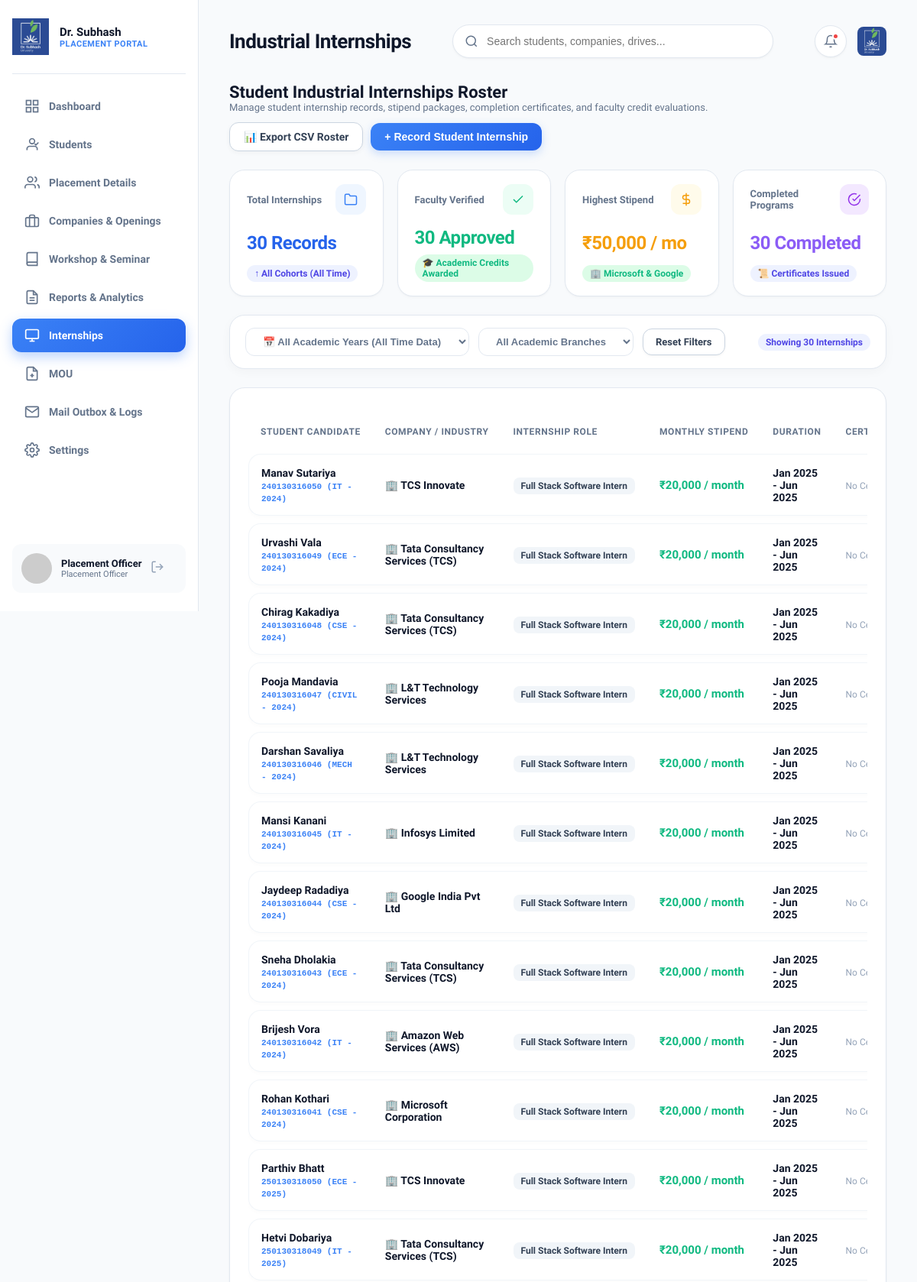
Page /admin/internships.php (signed in, upper part) on the committed database.
### tables this page shows
CREATE TABLE `internships` (
  `id` int(11) NOT NULL AUTO_INCREMENT,
  `student_id` int(11) NOT NULL,
  `company_name` varchar(150) NOT NULL,
  `title` varchar(150) NOT NULL,
  `stipend` varchar(50) DEFAULT '₹15,000 / month',
  `start_date` date NOT NULL,
  `end_date` date NOT NULL,
  `certificate_file` varchar(255) DEFAULT 'certificate_sample.pdf',
  `status` enum('Ongoing','Completed') DEFAULT 'Completed',
  `created_at` timestamp NOT NULL DEFAULT current_timestamp(),
  `verification_status` enum('Pending','Verified','Rejected') DEFAULT 'Pending',
  `credit_points` int(11) DEFAULT 3,
  `faculty_remarks` text DEFAULT NULL,
  `verified_by` int(11) DEFAULT NULL,
  `verification_remarks` text DEFAULT NULL,
  `credits_awarded` decimal(3,1) DEFAULT NULL,
  PRIMARY KEY (`id`),
  KEY `student_id` (`student_id`),
  CONSTRAINT `internships_ibfk_1` FOREIGN KEY (`student_id`) REFERENCES `students` (`id`) ON DELETE CASCADE
);

CREATE TABLE `students` (
  `id` int(11) NOT NULL AUTO_INCREMENT,
  `user_id` int(11) NOT NULL,
  `enrollment_no` varchar(20) NOT NULL,
  `full_name` varchar(100) NOT NULL,
  `email` varchar(100) NOT NULL,
  `phone` varchar(20) DEFAULT NULL,
  `gender` enum('Male','Female') DEFAULT 'Male',
  `branch` varchar(50) NOT NULL,
  `cpi` decimal(4,2) DEFAULT 0.00,
  `backlogs` int(11) DEFAULT 0,
  `batch_year` int(11) NOT NULL,
  `resume_file` varchar(255) DEFAULT 'default_resume.pdf',
  `profile_photo` varchar(255) DEFAULT 'default_avatar.png',
  `placement_status` enum('In-Process','Placed','Unplaced') DEFAULT 'Unplaced',
  `is_detained` tinyint(1) DEFAULT 0,
  `created_at` timestamp NOT NULL DEFAULT current_timestamp(),
  `current_semester` int(11) DEFAULT 7,
  `linkedin_url` varchar(255) DEFAULT NULL,
  `offer_letter` varchar(255) DEFAULT NULL,
  `placed_companies` varchar(255) DEFAULT NULL,
  `current_package_lpa` decimal(8,2) DEFAULT NULL,
  PRIMARY KEY (`id`),
  UNIQUE KEY `enrollment_no` (`enrollment_no`),
  UNIQUE KEY `email` (`email`),
  KEY `user_id` (`user_id`),
  CONSTRAINT `students_ibfk_1` FOREIGN KEY (`user_id`) REFERENCES `users` (`id`) ON DELETE CASCADE
);

### admin/internships.php (the view, shortened to what this page needs)
<?php
$pdo = getDBConnection();
$branchFilter = isset($_GET['branch']) ? sanitize($_GET['branch']) : '';
$yearParam = isset($_GET['year']) ? sanitize($_GET['year']) : '';
if ($yearParam === 'all' || $yearParam === '0' || $yearParam === '') {
    $yearFilter = 0;
} else {
    $yearFilter = intval($yearParam);
}
$q = "SELECT i.*, s.enrollment_no, s.full_name, s.branch, s.batch_year, s.profile_photo FROM internships i JOIN students s ON i.student_id = s.id WHERE 1=1";
$params = [];
$q .= " ORDER BY i.id DESC";
$stmt = $pdo->prepare($q);
$stmt->execute($params);
$internships = $stmt->fetchAll();
$totalCount = count($internships);
$verifiedCount = 0;
foreach ($internships as $itCheck) {
    if (($itCheck['verification_status'] ?: 'Pending') === 'Verified') {
        $verifiedCount++;
    }
}
$completedCount = 0;
foreach ($internships as $itCheck) {
    if (($itCheck['status'] ?: 'Completed') === 'Completed') {
        $completedCount++;
    }
}
include __DIR__ . '/../includes/header.php';
?>
<div class="card-header-flex" style="margin-bottom: 24px;">
    <div>
        <h3 style="font-size: 22px; font-weight: 800; color: #0F172A;">Student Industrial Internships Roster</h3>
        <p style="font-size: 13px; color: var(--text-muted);">Manage student internship records, stipend packages, completion certificates, and faculty credit evaluations.</p>
    </div>
    <div style="display: flex; gap: 10px; align-items: center; flex-wrap: wrap;">
        <a href="internships.php?export_csv=1&branch=<?= urlencode($branchFilter); ?>&year=<?= $yearFilter; ?>" class="btn-secondary" style="display: inline-flex; align-items: center; gap: 8px; border-radius: 12px; padding: 10px 18px; font-weight: 700; box-shadow: 0 2px 6px rgba(0,0,0,0.04);">
            📊 Export CSV Roster
        </a>
        <button class="btn-primary" onclick="openModal('addInternshipModal')" style="border-radius: 12px; padding: 10px 18px; font-weight: 800; box-shadow: 0 4px 12px rgba(59, 130, 246, 0.25);">
            + Record Student Internship
        </button>
    </div>
</div>
<div class="kpi-grid" style="grid-template-columns: repeat(4, 1fr); margin-bottom: 24px;">
    <div class="kpi-card" style="padding: 18px 22px;">
        <div class="kpi-top">
            <span class="kpi-title">Total Internships</span>
            <div class="kpi-icon blue">
                <svg width="18" height="18" viewBox="0 0 24 24" fill="none" stroke="currentColor" stroke-width="2"><path d="M22 19a2 2 0 0 1-2 2H4a2 2 0 0 1-2-2V5a2 2 0 0 1 2-2h5l2 3h9a2 2 0 0 1 2 2z"/></svg>
            </div>
        </div>
        <div class="kpi-value" style="font-size: 24px; color: #2563EB;"><?= number_format($totalCount); ?> Records</div>
        <span class="kpi-badge info">↑ <?= ($yearFilter > 0 ? $yearFilter . ' Academic Year' : 'All Cohorts (All Time)'); ?></span>
    </div>
    <div class="kpi-card" style="padding: 18px 22px;">
        <div class="kpi-top">
            <span class="kpi-title">Faculty Verified</span>
            <div class="kpi-icon green">
                <svg width="18" height="18" viewBox="0 0 24 24" fill="none" stroke="currentColor" stroke-width="2"><polyline points="20 6 9 17 4 12"/></svg>
            </div>
        </div>
        <div class="kpi-value" style="font-size: 24px; color: #10B981;"><?= number_format($verifiedCount); ?> Approved</div>
        <span class="kpi-badge up">🎓 Academic Credits Awarded</span>
    </div>
    <div class="kpi-card" style="padding: 18px 22px;">
        <div class="kpi-top">
            <span class="kpi-title">Highest Stipend</span>
            <div class="kpi-icon orange">
                <svg width="18" height="18" viewBox="0 0 24 24" fill="none" stroke="currentColor" stroke-width="2"><line x1="12" y1="1" x2="12" y2="23"/><path d="M17 5H9.5a3.5 3.5 0 0 0 0 7h5a3.5 3.5 0 0 1 0 7H6"/></svg>
            </div>
        </div>
        <div class="kpi-value" style="font-size: 24px; color: #F59E0B;">₹50,000 / mo</div>
        <span class="kpi-badge up">🏢 Microsoft & Google</span>
    </div>
    <div class="kpi-card" style="padding: 18px 22px;">
        <div class="kpi-top">
            <span class="kpi-title">Completed Programs</span>
            <div class="kpi-icon purple">
                <svg width="18" height="18" viewBox="0 0 24 24" fill="none" stroke="currentColor" stroke-width="2"><path d="M22 11.08V12a10 10 0 1 1-5.93-9.14"/><polyline points="22 4 12 14.01 9 11.01"/></svg>
            </div>
        </div>
        <div class="kpi-value" style="font-size: 24px; color: #8B5CF6;"><?= number_format($completedCount); ?> Completed</div>
        <span class="kpi-badge info">📜 Certificates Issued</span>
    </div>
</div>
<div class="table-card" style="padding: 16px 20px; margin-bottom: 24px; display: flex; justify-content: space-between; align-items: center; background: white; border-radius: 20px; border: 1px solid var(--border-color); box-shadow: 0 4px 14px rgba(0,0,0,0.03); flex-wrap: wrap; gap: 14px;">
    <form method="GET" style="display: flex; gap: 12px; align-items: center; flex-wrap: wrap;">
        <select name="year" class="select-pill" onchange="this.form.submit()" style="padding: 9px 18px; font-weight: 700; border-radius: 12px;">
            <option value="0" <?= ($yearFilter===0)?'selected':''; ?>>📅 All Academic Years (All Time Data)</option>
        </select>
        <select name="branch" class="select-pill" onchange="this.form.submit()" style="padding: 9px 18px; font-weight: 700; border-radius: 12px;">
            <option value="">All Academic Branches</option>
        </select>
        <a href="internships.php" class="btn-secondary" style="padding: 9px 16px; font-size: 13px; border-radius: 12px;">Reset Filters</a>
    </form>
    <span class="kpi-badge info" style="font-size: 12px; font-weight: 800;">Showing <?= count($internships); ?> Internships</span>
</div>
<div class="table-card" style="padding: 24px; border-radius: 20px;">
    <div class="table-responsive">
        <table class="custom-table">
            <thead>
                <tr>
                    <th>Student Candidate</th>
                    <th>Company / Industry</th>
                    <th>Internship Role</th>
                    <th>Monthly Stipend</th>
                    <th>Duration</th>
                    <th>Certificate</th>
                </tr>
            </thead>
            <tbody>
                <?php if (empty($internships)): ?>
                    <tr>
                        <td colspan="8" style="text-align: center; padding: 40px; color: var(--text-muted);">No student internship records found for selected filters. Click <strong>+ Record Student Internship</strong> above to add one.</td>
                    </tr>
                <?php else: ?>
                    <?php foreach ($internships as $it):
                    ?>
                        <tr style="background: #FFFFFF; border: 1px solid #E2E8F0; border-radius: 16px;">
                            <td style="border-top-left-radius: 16px; border-bottom-left-radius: 16px; padding: 14px 16px;">
                                <strong style="font-size: 14px; color: #0F172A;"><?= htmlspecialchars($it['full_name']); ?></strong><br>
                                <code style="font-size: 11px; color: #3B82F6; font-weight: 700;"><?= htmlspecialchars($it['enrollment_no']); ?> (<?= htmlspecialchars($it['branch']); ?> - <?= $it['batch_year']; ?>)</code>
                            </td>
                            <td style="padding: 14px 16px;"><strong>🏢 <?= htmlspecialchars($it['company_name']); ?></strong></td>
                            <td style="padding: 14px 16px;"><span class="branch-badge" style="border-radius: 8px; padding: 4px 10px;"><?= htmlspecialchars($it['title']); ?></span></td>
                            <td style="padding: 14px 16px;"><strong style="color: #10B981; font-size: 15px; font-weight: 800;"><?= htmlspecialchars($it['stipend']); ?></strong></td>
                            <td style="padding: 14px 16px;"><strong><?= date('M Y', strtotime($it['start_date'])); ?> - <?= date('M Y', strtotime($it['end_date'])); ?></strong></td>
                            <td style="padding: 14px 16px;">
                                <?php if ($it['certificate_file'] && file_exists(__DIR__ . '/../uploads/' . $it['certificate_file'])): ?>
                                    <a href="../uploads/<?= htmlspecialchars($it['certificate_file']); ?>" target="_blank" style="color: #3B82F6; font-weight: 700; text-decoration: none;">
                                        📄 View Certificate ↗
                                    </a>
                                <?php else: ?>
                                    <span style="color: #94A3B8; font-size: 12px;">No Certificate</span>
                                <?php endif; ?>
                            </td>
                        </tr>
                    <?php endforeach; ?>
                <?php endif; ?>
            </tbody>
        </table>
    </div>
</div>
<?php include __DIR__ . '/../includes/footer.php'; ?>

### rows in the picture
internships: student.full_name "Manav Sutariya", student.enrollment_no "240130316050", student.branch "IT", student.batch_year "2024", company_name "TCS Innovate", title "Full Stack Software Intern", stipend "₹20,000 / month", start_date "Jan 2025", end_date "Jun 2025", shows "No…"
internships: student.full_name "Urvashi Vala", student.enrollment_no "240130316049", student.branch "ECE", student.batch_year "2024", company_name "Tata Consultancy Services (TCS)", title "Full Stack Software Intern", stipend "₹20,000 / month", start_date "Jan 2025", end_date "Jun 2025", shows "No…"
internships: student.full_name "Chirag Kakadiya", student.enrollment_no "240130316048", student.branch "CSE", student.batch_year "2024", company_name "Tata Consultancy Services (TCS)", title "Full Stack Software Intern", stipend "₹20,000 / month", start_date "Jan 2025", end_date "Jun 2025", shows "No…"
internships: student.full_name "Pooja Mandavia", student.enrollment_no "240130316047", student.branch "CIVIL", student.batch_year "2024", company_name "L&T Technology Services", title "Full Stack Software Intern", stipend "₹20,000 / month", start_date "Jan 2025", end_date "Jun 2025", shows "No…"
internships: student.full_name "Darshan Savaliya", student.enrollment_no "240130316046", student.branch "MECH", student.batch_year "2024", company_name "L&T Technology Services", title "Full Stack Software Intern", stipend "₹20,000 / month", start_date "Jan 2025", end_date "Jun 2025", shows "No…"
internships: student.full_name "Mansi Kanani", student.enrollment_no "240130316045", student.branch "IT", student.batch_year "2024", company_name "Infosys Limited", title "Full Stack Software Intern", stipend "₹20,000 / month", start_date "Jan 2025", end_date "Jun 2025", shows "No…"
internships: student.full_name "Jaydeep Radadiya", student.enrollment_no "240130316044", student.branch "CSE", student.batch_year "2024", company_name "Google India Pvt Ltd", title "Full Stack Software Intern", stipend "₹20,000 / month", start_date "Jan 2025", end_date "Jun 2025", shows "No…"
internships: student.full_name "Sneha Dholakia", student.enrollment_no "240130316043", student.branch "ECE", student.batch_year "2024", company_name "Tata Consultancy Services (TCS)", title "Full Stack Software Intern", stipend "₹20,000 / month", start_date "Jan 2025", end_date "Jun 2025", shows "No…"
internships: student.full_name "Brijesh Vora", student.enrollment_no "240130316042", student.branch "IT", student.batch_year "2024", company_name "Amazon Web Services (AWS)", title "Full Stack Software Intern", stipend "₹20,000 / month", start_date "Jan 2025", end_date "Jun 2025", shows "No…"
internships: student.full_name "Rohan Kothari", student.enrollment_no "240130316041", student.branch "CSE", student.batch_year "2024", company_name "Microsoft Corporation", title "Full Stack Software Intern", stipend "₹20,000 / month", start_date "Jan 2025", end_date "Jun 2025", shows "No…"
internships: student.full_name "Parthiv Bhatt", student.enrollment_no "250130318050", student.branch "ECE", student.batch_year "2025", company_name "TCS Innovate", title "Full Stack Software Intern", stipend "₹20,000 / month", start_date "Jan 2025", end_date "Jun 2025", shows "No…"
internships: student.full_name "Hetvi Dobariya", student.enrollment_no "250130318049", student.branch "IT", student.batch_year "2025", company_name "Tata Consultancy Services (TCS)", title "Full Stack Software Intern", stipend "₹20,000 / month", start_date "Jan 2025", end_date "Jun 2025", shows "No…"

### other values in the picture
$userName "Placement Officer"
$headerTitle "Industrial Internships"
$totalCount "30"
$verifiedCount "30"
$completedCount "30"
count($internships) "30"
